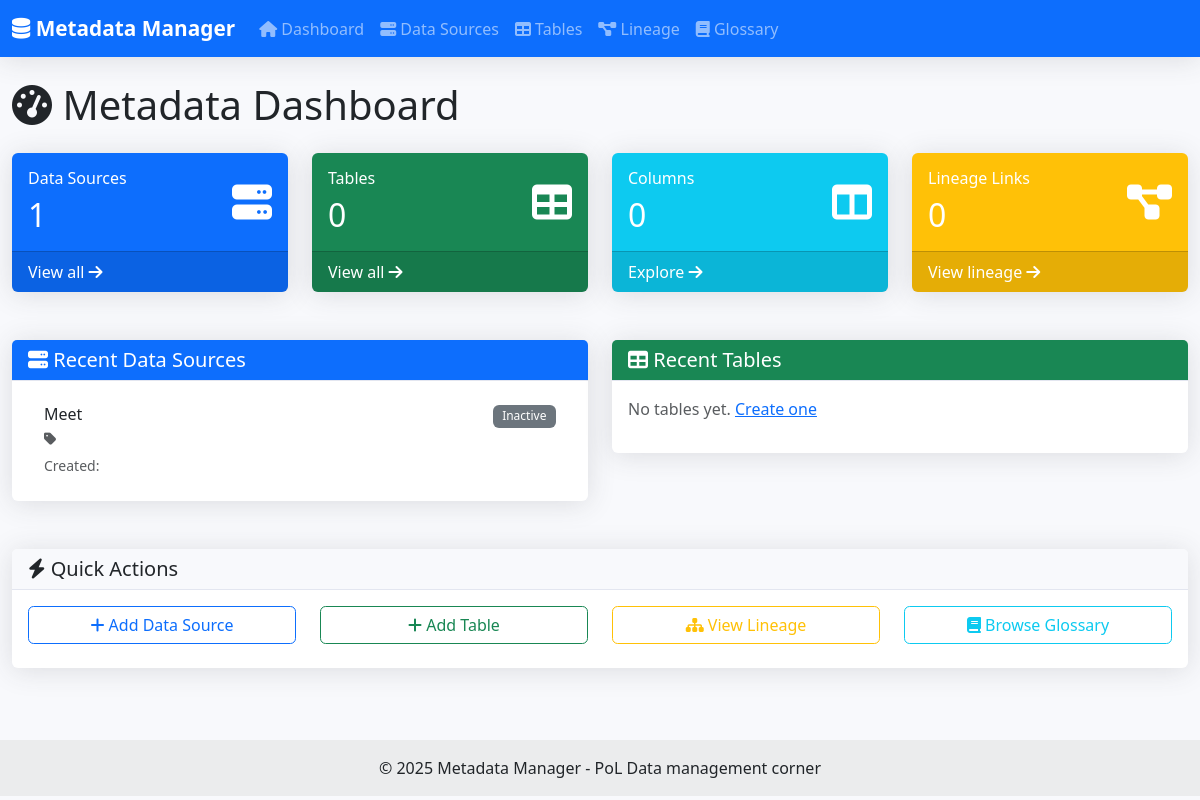
Before: / with the older database file.
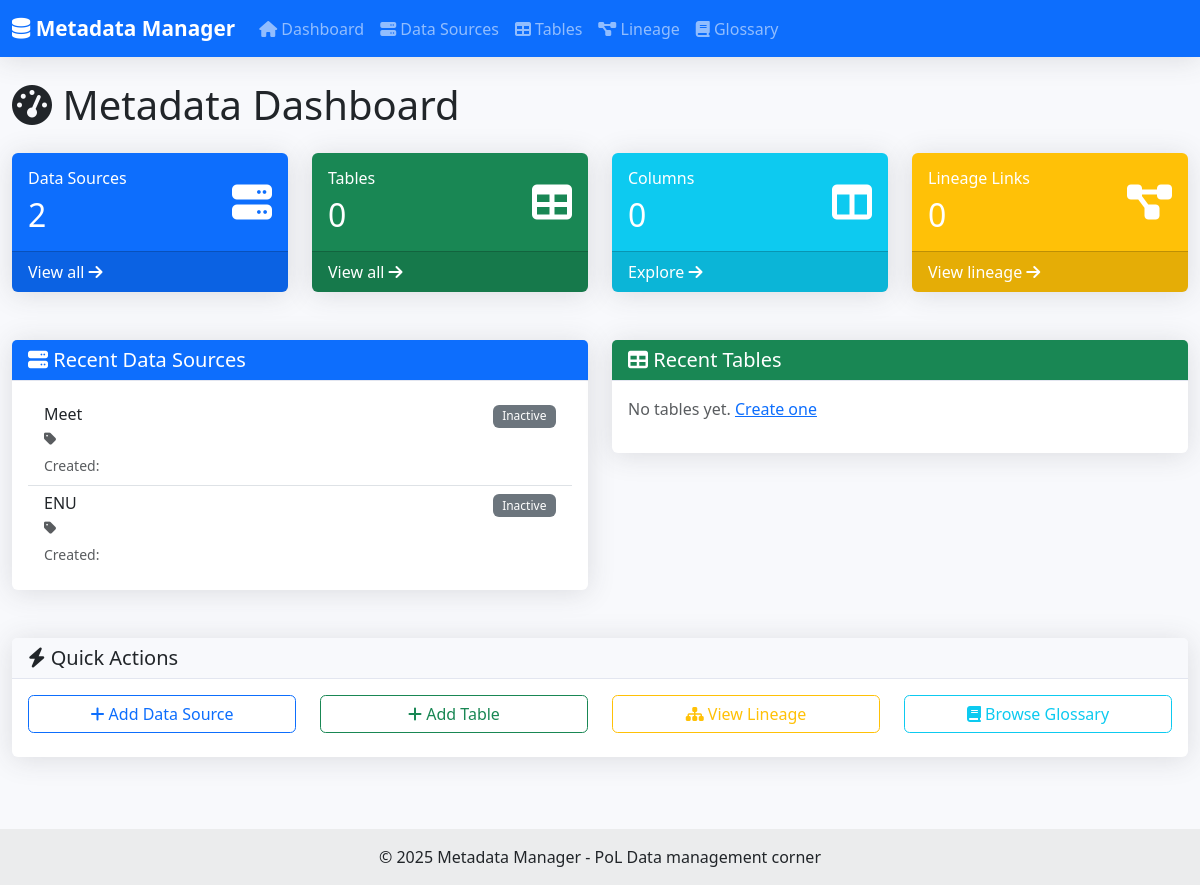
After: the same page with the newer database file.
### metadata/models.py (models this page shows, shortened)
class DataSource(models.Model):
    uuid = models.UUIDField(default=uuid.uuid4, editable=False, unique=True)
    name = models.CharField(max_length=255)
    description = models.TextField(blank=True, null=True)
    uploaded_file = models.FileField(upload_to='data_source_files/%Y/%m/%d/')
    processed_metadata = models.JSONField(default=dict)
    status = models.CharField(
        max_length=20,
        default='PENDING',
        choices=[('PENDING', 'Pending'), ('SUCCESS', 'Success'), ('FAILED', 'Failed')]
    )
    upload_date = models.DateTimeField(default=timezone.now)

### metadata/views.py (the view)
# urls.py: path('', views.dashboard, name='dashboard'),
def dashboard(request):
    context = {
        'total_sources': DataSource.objects.count(),
        'total_tables': Table.objects.count(),
        'total_columns': Column.objects.count(),
        'total_lineages': DataLineage.objects.count(),
        'recent_sources': DataSource.objects.all()[:5],
        'recent_tables': Table.objects.select_related('schema__data_source')[:10],
    }
    return render(request, 'dashboard.html', context)

### templates/dashboard.html (shortened to what this page needs)
{% extends 'base.html' %}
{% block content %}
<div class="row">
    <div class="col-12">
        <h1 class="mb-4">
            <i class="fas fa-tachometer-alt"></i> Metadata Dashboard
        </h1>
    </div>
</div>
<div class="row mb-4">
    <div class="col-md-3">
        <div class="card text-white bg-primary">
            <div class="card-body">
                <div class="d-flex justify-content-between align-items-center">
                    <div>
                        <h6 class="card-title">Data Sources</h6>
                        <h2 class="mb-0">{{ total_sources }}</h2>
                    </div>
                    <div class="fs-1">
                        <i class="fas fa-server"></i>
                    </div>
                </div>
            </div>
            <div class="card-footer">
                <a href="{% url 'data_source_list' %}" class="text-white text-decoration-none">
                    View all <i class="fas fa-arrow-right"></i>
                </a>
            </div>
        </div>
    </div>
    <div class="col-md-3">
        <div class="card text-white bg-success">
            <div class="card-body">
                <div class="d-flex justify-content-between align-items-center">
                    <div>
                        <h6 class="card-title">Tables</h6>
                        <h2 class="mb-0">{{ total_tables }}</h2>
                    </div>
                    <div class="fs-1">
                        <i class="fas fa-table"></i>
                    </div>
                </div>
            </div>
            <div class="card-footer">
                <a href="{% url 'table_list' %}" class="text-white text-decoration-none">
                    View all <i class="fas fa-arrow-right"></i>
                </a>
            </div>
        </div>
    </div>
    <div class="col-md-3">
        <div class="card text-white bg-info">
            <div class="card-body">
                <div class="d-flex justify-content-between align-items-center">
                    <div>
                        <h6 class="card-title">Columns</h6>
                        <h2 class="mb-0">{{ total_columns }}</h2>
                    </div>
                    <div class="fs-1">
                        <i class="fas fa-columns"></i>
                    </div>
                </div>
            </div>
            <div class="card-footer">
                <a href="{% url 'table_list' %}" class="text-white text-decoration-none">
                    Explore <i class="fas fa-arrow-right"></i>
                </a>
            </div>
        </div>
    </div>
    <div class="col-md-3">
        <div class="card text-white bg-warning">
            <div class="card-body">
                <div class="d-flex justify-content-between align-items-center">
                    <div>
                        <h6 class="card-title">Lineage Links</h6>
                        <h2 class="mb-0">{{ total_lineages }}</h2>
                    </div>
                    <div class="fs-1">
                        <i class="fas fa-project-diagram"></i>
                    </div>
                </div>
            </div>
            <div class="card-footer">
                <a href="{% url 'lineage_view' %}" class="text-white text-decoration-none">
                    View lineage <i class="fas fa-arrow-right"></i>
                </a>
            </div>
        </div>
    </div>
</div>
<div class="row">
    <div class="col-md-6">
        <div class="card">
            <div class="card-header bg-primary text-white">
                <h5 class="mb-0"><i class="fas fa-server"></i> Recent Data Sources</h5>
            </div>
            <div class="card-body">
                {% if recent_sources %}
                    <div class="list-group list-group-flush">
                        {% for source in recent_sources %}
                            <a href="{% url 'data_source_detail' source.id %}" class="list-group-item list-group-item-action">
                                <div class="d-flex w-100 justify-content-between">
                                    <h6 class="mb-1">{{ source.name }}</h6>
                                    <small class="badge bg-{{ source.is_active|yesno:'success,secondary' }}">
                                        {{ source.is_active|yesno:'Active,Inactive' }}
                                    </small>
                                </div>
                                <p class="mb-1 text-muted small">
                                    <i class="fas fa-tag"></i> {{ source.get_source_type_display }}
                                </p>
                                <small class="text-muted">Created: {{ source.created_at|date:"M d, Y" }}</small>
                            </a>
                        {% endfor %}
                    </div>
                {% else %}
                    <p class="text-muted">No data sources yet. <a href="{% url 'data_source_create' %}">Create one</a></p>
                {% endif %}
            </div>
        </div>
    </div>
    <div class="col-md-6">
        <div class="card">
            <div class="card-header bg-success text-white">
                <h5 class="mb-0"><i class="fas fa-table"></i> Recent Tables</h5>
            </div>
            <div class="card-body">
                {% if recent_tables %}
                    <div class="list-group list-group-flush">
                        {% for table in recent_tables %}
                            <a href="{% url 'table_detail' table.id %}" class="list-group-item list-group-item-action">
                                <div class="d-flex w-100 justify-content-between">
                                    <h6 class="mb-1">{{ table.name }}</h6>
                                    <small class="badge bg-info">{{ table.get_table_type_display }}</small>
                                </div>
                                <p class="mb-1 text-muted small">
                                    <i class="fas fa-database"></i> {{ table.schema.data_source.name }}.{{ table.schema.name }}
                                </p>
                                <small class="text-muted">Updated: {{ table.updated_at|date:"M d, Y" }}</small>
                            </a>
                        {% endfor %}
                    </div>
                {% else %}
                    <p class="text-muted">No tables yet. <a href="{% url 'table_create' %}">Create one</a></p>
                {% endif %}
            </div>
        </div>
    </div>
</div>
<div class="row mt-4">
    <div class="col-12">
        <div class="card">
            <div class="card-header">
                <h5 class="mb-0"><i class="fas fa-bolt"></i> Quick Actions</h5>
            </div>
            <div class="card-body">
                <div class="row">
                    <div class="col-md-3 mb-2">
                        <a href="{% url 'data_source_create' %}" class="btn btn-outline-primary w-100">
                            <i class="fas fa-plus"></i> Add Data Source
                        </a>
                    </div>
                    <div class="col-md-3 mb-2">
                        <a href="{% url 'table_create' %}" class="btn btn-outline-success w-100">
                            <i class="fas fa-plus"></i> Add Table
                        </a>
                    </div>
                    <div class="col-md-3 mb-2">
                        <a href="{% url 'lineage_view' %}" class="btn btn-outline-warning w-100">
                            <i class="fas fa-sitemap"></i> View Lineage
                        </a>
                    </div>
                    <div class="col-md-3 mb-2">
                        <a href="{% url 'glossary_list' %}" class="btn btn-outline-info w-100">
                            <i class="fas fa-book"></i> Browse Glossary
                        </a>
                    </div>
                </div>
            </div>
        </div>
    </div>
</div>
{% endblock %}

### templates/base.html (shortened to what this page needs)
<!DOCTYPE html>
<html lang="en">
<head>
    <link href="https://cdn.jsdelivr.net/npm/bootstrap@5.3.0/dist/css/bootstrap.min.css" rel="stylesheet">
    <link rel="stylesheet" href="https://cdn.jsdelivr.net/npm/bootstrap-icons@1.11.0/font/bootstrap-icons.css">
    <link rel="stylesheet" href="https://cdnjs.cloudflare.com/ajax/libs/font-awesome/6.4.0/css/all.min.css">
    {% load static %}
    <link rel="stylesheet" href="{% static 'css/style.css' %}">
</head>
<body>
    <nav class="navbar navbar-expand-lg navbar-dark bg-primary">
        <div class="container-fluid">
            <a class="navbar-brand" href="{% url 'dashboard' %}">
                <i class="fas fa-database"></i> Metadata Manager
            </a>
            <div class="collapse navbar-collapse" id="navbarNav">
                <ul class="navbar-nav me-auto">
                    <li class="nav-item">
                        <a class="nav-link" href="{% url 'dashboard' %}">
                            <i class="fas fa-home"></i> Dashboard
                        </a>
                    </li>
                    <li class="nav-item">
                        <a class="nav-link" href="{% url 'data_source_list' %}">
                            <i class="fas fa-server"></i> Data Sources
                        </a>
                    </li>
                    <li class="nav-item">
                        <a class="nav-link" href="{% url 'table_list' %}">
                            <i class="fas fa-table"></i> Tables
                        </a>
                    </li>
                    <li class="nav-item">
                        <a class="nav-link" href="{% url 'lineage_view' %}">
                            <i class="fas fa-project-diagram"></i> Lineage
                        </a>
                    </li>
                    <li class="nav-item">
                        <a class="nav-link" href="{% url 'glossary_list' %}">
                            <i class="fas fa-book"></i> Glossary
                        </a>
                    </li>
                </ul>
            </div>
        </div>
    </nav>
    <main class="container-fluid mt-4">
        {% block content %}{% endblock %}
    </main>
    <footer class="bg-light text-center text-lg-start mt-5">
        <div class="text-center p-3" style="background-color: rgba(0, 0, 0, 0.05);">
            © 2025 Metadata Manager - PoL Data management corner
        </div>
    </footer>
</body>
</html>

### static/css/style.css (style rules this page uses)
:root { --primary-color: #4e73df; --secondary-color: #858796; --success-color: #1cc88a; --info-color: #36b9cc; --warning-color: #f6c23e; --danger-color: #e74a3b; }
body { font-family: 'Segoe UI', Tahoma, Geneva, Verdana, sans-serif; background-color: #f8f9fc; }
.navbar { box-shadow: 0 0.15rem 1.75rem 0 rgba(58, 59, 69, 0.15); }
.navbar-brand { font-weight: bold; font-size: 1.3rem; }
.card { box-shadow: 0 0.15rem 1.75rem 0 rgba(58, 59, 69, 0.15); border: none; margin-bottom: 1.5rem; }
.card-header { background-color: #f8f9fc; border-bottom: 1px solid #e3e6f0; font-weight: bold; }
.badge { font-weight: 500; padding: 0.35rem 0.6rem; }
.btn { font-weight: 500; border-radius: 0.35rem; }
.card.text-white .card-footer { background-color: rgba(0, 0, 0, 0.1); }
.card.text-white .card-footer a { display: block; }
.list-group-item { border-left: none; border-right: none; }
.list-group-item:first-child { border-top: none; }
.list-group-item:last-child { border-bottom: none; }

Changed rows visible on the page:
added DataSource: name "ENU", is_active "Inactive"
Other visible differences:
{{ total_sources }}: "1" → "2"
